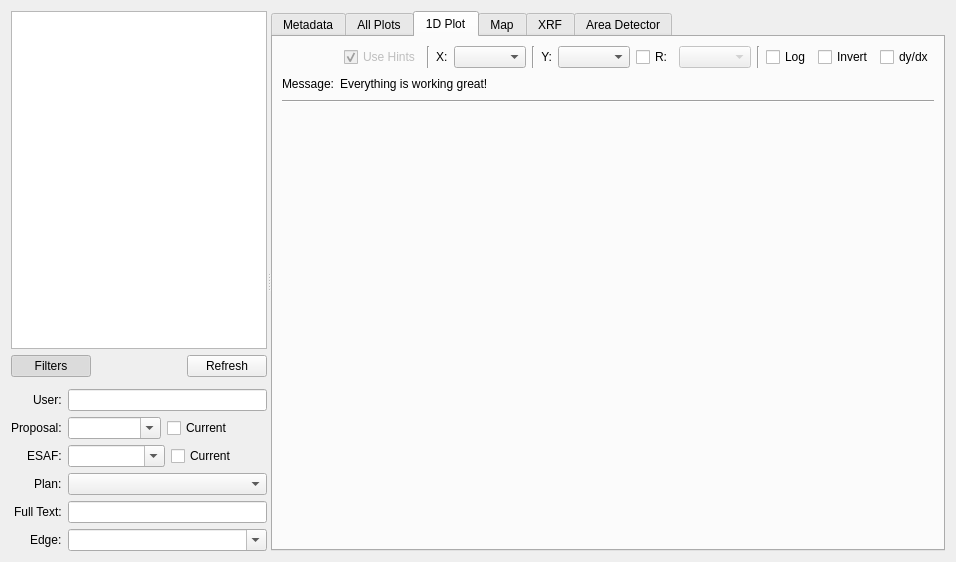
<?xml version="1.0" encoding="UTF-8"?>
<ui version="4.0">
 <class>Form</class>
 <widget class="QWidget" name="Form">
  <property name="geometry">
   <rect>
    <x>0</x>
    <y>0</y>
    <width>956</width>
    <height>562</height>
   </rect>
  </property>
  <property name="windowTitle">
   <string>Run Browser</string>
  </property>
  <layout class="QVBoxLayout" name="verticalLayout_3">
   <item>
    <widget class="QSplitter" name="splitter">
     <property name="orientation">
      <enum>Qt::Horizontal</enum>
     </property>
     <widget class="QWidget" name="verticalLayoutWidget">
      <layout class="QVBoxLayout" name="verticalLayout_2" stretch="1,0,0">
       <item>
        <widget class="QTableView" name="run_tableview">
         <property name="sizePolicy">
          <sizepolicy hsizetype="Preferred" vsizetype="Expanding">
           <horstretch>1</horstretch>
           <verstretch>0</verstretch>
          </sizepolicy>
         </property>
         <property name="maximumSize">
          <size>
           <width>16777215</width>
           <height>16777215</height>
          </size>
         </property>
         <property name="baseSize">
          <size>
           <width>100</width>
           <height>0</height>
          </size>
         </property>
        </widget>
       </item>
       <item>
        <layout class="QHBoxLayout" name="filters_button_layout">
         <property name="spacing">
          <number>0</number>
         </property>
         <property name="topMargin">
          <number>0</number>
         </property>
         <item>
          <widget class="QPushButton" name="filters_button">
           <property name="text">
            <string>Filters</string>
           </property>
           <property name="checkable">
            <bool>true</bool>
           </property>
           <property name="checked">
            <bool>true</bool>
           </property>
          </widget>
         </item>
         <item>
          <spacer name="horizontalSpacer">
           <property name="orientation">
            <enum>Qt::Horizontal</enum>
           </property>
           <property name="sizeHint" stdset="0">
            <size>
             <width>40</width>
             <height>20</height>
            </size>
           </property>
          </spacer>
         </item>
         <item>
          <widget class="QPushButton" name="pushButton">
           <property name="text">
            <string>Refresh</string>
           </property>
          </widget>
         </item>
        </layout>
       </item>
       <item>
        <widget class="QWidget" name="filters_widget" native="true">
         <layout class="QVBoxLayout" name="verticalLayout_4">
          <property name="leftMargin">
           <number>0</number>
          </property>
          <property name="topMargin">
           <number>0</number>
          </property>
          <property name="rightMargin">
           <number>0</number>
          </property>
          <property name="bottomMargin">
           <number>0</number>
          </property>
          <item>
           <layout class="QFormLayout" name="filters_layout">
            <property name="labelAlignment">
             <set>Qt::AlignRight|Qt::AlignTrailing|Qt::AlignVCenter</set>
            </property>
            <property name="topMargin">
             <number>6</number>
            </property>
            <item row="0" column="0">
             <widget class="QLabel" name="label">
              <property name="text">
               <string>User:</string>
              </property>
             </widget>
            </item>
            <item row="0" column="1">
             <widget class="QLineEdit" name="lineEdit"/>
            </item>
            <item row="1" column="0">
             <widget class="QLabel" name="label_2">
              <property name="text">
               <string>Proposal:</string>
              </property>
             </widget>
            </item>
            <item row="1" column="1">
             <layout class="QHBoxLayout" name="horizontalLayout_2">
              <item>
               <widget class="QComboBox" name="proposal_combobox">
                <property name="sizePolicy">
                 <sizepolicy hsizetype="Preferred" vsizetype="Expanding">
                  <horstretch>0</horstretch>
                  <verstretch>0</verstretch>
                 </sizepolicy>
                </property>
                <property name="editable">
                 <bool>true</bool>
                </property>
               </widget>
              </item>
              <item>
               <widget class="QCheckBox" name="proposal_current_checkbox">
                <property name="sizePolicy">
                 <sizepolicy hsizetype="Minimum" vsizetype="Minimum">
                  <horstretch>0</horstretch>
                  <verstretch>0</verstretch>
                 </sizepolicy>
                </property>
                <property name="minimumSize">
                 <size>
                  <width>100</width>
                  <height>0</height>
                 </size>
                </property>
                <property name="text">
                 <string>Current</string>
                </property>
               </widget>
              </item>
             </layout>
            </item>
            <item row="2" column="0">
             <widget class="QLabel" name="label_3">
              <property name="text">
               <string>ESAF:</string>
              </property>
             </widget>
            </item>
            <item row="2" column="1">
             <layout class="QHBoxLayout" name="horizontalLayout_3">
              <item>
               <widget class="QComboBox" name="esaf_combobox">
                <property name="editable">
                 <bool>true</bool>
                </property>
               </widget>
              </item>
              <item>
               <widget class="QCheckBox" name="esaf_current_checkbox">
                <property name="text">
                 <string>Current</string>
                </property>
                <property name="checkable">
                 <bool>true</bool>
                </property>
                <property name="autoRepeat">
                 <bool>false</bool>
                </property>
               </widget>
              </item>
             </layout>
            </item>
            <item row="3" column="0">
             <widget class="QLabel" name="label_4">
              <property name="text">
               <string>Plan:</string>
              </property>
             </widget>
            </item>
            <item row="3" column="1">
             <widget class="QComboBox" name="comboBox_3"/>
            </item>
            <item row="4" column="0">
             <widget class="QLabel" name="label_5">
              <property name="text">
               <string>Full Text:</string>
              </property>
             </widget>
            </item>
            <item row="4" column="1">
             <widget class="QLineEdit" name="lineEdit_2"/>
            </item>
            <item row="5" column="0">
             <widget class="QLabel" name="label_6">
              <property name="text">
               <string>Edge:</string>
              </property>
             </widget>
            </item>
            <item row="5" column="1">
             <widget class="QComboBox" name="comboBox_4">
              <property name="editable">
               <bool>true</bool>
              </property>
             </widget>
            </item>
           </layout>
          </item>
         </layout>
        </widget>
       </item>
      </layout>
     </widget>
     <widget class="QTabWidget" name="tabWidget">
      <property name="enabled">
       <bool>true</bool>
      </property>
      <property name="sizePolicy">
       <sizepolicy hsizetype="Expanding" vsizetype="Expanding">
        <horstretch>5</horstretch>
        <verstretch>0</verstretch>
       </sizepolicy>
      </property>
      <property name="currentIndex">
       <number>2</number>
      </property>
      <widget class="QWidget" name="metadata_tab">
       <attribute name="title">
        <string>Metadata</string>
       </attribute>
       <layout class="QVBoxLayout" name="verticalLayout">
        <item>
         <widget class="QPlainTextEdit" name="metadata_textedit">
          <property name="font">
           <font>
            <family>Monospace</family>
           </font>
          </property>
          <property name="readOnly">
           <bool>true</bool>
          </property>
          <property name="plainText">
           <string/>
          </property>
          <property name="placeholderText">
           <string>Select a run from the table on the left to view metadata.</string>
          </property>
         </widget>
        </item>
       </layout>
      </widget>
      <widget class="QWidget" name="all_plots_tab">
       <property name="enabled">
        <bool>false</bool>
       </property>
       <attribute name="title">
        <string>All Plots</string>
       </attribute>
       <layout class="QVBoxLayout" name="verticalLayout_5">
        <item>
         <widget class="QCheckBox" name="checkBox">
          <property name="text">
           <string>Use Hints</string>
          </property>
          <property name="checked">
           <bool>true</bool>
          </property>
         </widget>
        </item>
        <item>
         <widget class="QScrollArea" name="scrollArea_2">
          <property name="widgetResizable">
           <bool>true</bool>
          </property>
          <widget class="QWidget" name="scrollAreaWidgetContents_2">
           <property name="geometry">
            <rect>
             <x>0</x>
             <y>0</y>
             <width>652</width>
             <height>464</height>
            </rect>
           </property>
           <layout class="QGridLayout" name="gridLayout_2">
            <item row="1" column="1">
             <widget class="QWidget" name="widget_6" native="true"/>
            </item>
            <item row="0" column="0">
             <widget class="QWidget" name="widget" native="true"/>
            </item>
            <item row="1" column="0">
             <widget class="QWidget" name="widget_3" native="true"/>
            </item>
            <item row="0" column="1">
             <widget class="QWidget" name="widget_2" native="true"/>
            </item>
            <item row="0" column="2">
             <widget class="QWidget" name="widget_4" native="true"/>
            </item>
            <item row="1" column="2">
             <widget class="QWidget" name="widget_5" native="true"/>
            </item>
           </layout>
          </widget>
         </widget>
        </item>
       </layout>
      </widget>
      <widget class="QWidget" name="plot_1d_tab">
       <property name="enabled">
        <bool>true</bool>
       </property>
       <attribute name="title">
        <string>1D Plot</string>
       </attribute>
       <layout class="QVBoxLayout" name="verticalLayout_6">
        <item>
         <layout class="QHBoxLayout" name="horizontalLayout">
          <item>
           <spacer name="horizontalSpacer_2">
            <property name="orientation">
             <enum>Qt::Horizontal</enum>
            </property>
            <property name="sizeHint" stdset="0">
             <size>
              <width>40</width>
              <height>20</height>
             </size>
            </property>
           </spacer>
          </item>
          <item>
           <widget class="QCheckBox" name="checkBox_2">
            <property name="enabled">
             <bool>false</bool>
            </property>
            <property name="text">
             <string>Use Hints</string>
            </property>
            <property name="checked">
             <bool>true</bool>
            </property>
           </widget>
          </item>
          <item>
           <widget class="Line" name="line_3">
            <property name="orientation">
             <enum>Qt::Vertical</enum>
            </property>
           </widget>
          </item>
          <item>
           <layout class="QHBoxLayout" name="horizontalLayout_6">
            <item>
             <widget class="QLabel" name="signal_x_label">
              <property name="text">
               <string>X:</string>
              </property>
             </widget>
            </item>
            <item>
             <widget class="QComboBox" name="signal_x_combobox"/>
            </item>
           </layout>
          </item>
          <item>
           <widget class="Line" name="line">
            <property name="orientation">
             <enum>Qt::Vertical</enum>
            </property>
           </widget>
          </item>
          <item>
           <layout class="QHBoxLayout" name="horizontalLayout_5">
            <item>
             <widget class="QLabel" name="label_7">
              <property name="text">
               <string>Y:</string>
              </property>
              <property name="alignment">
               <set>Qt::AlignRight|Qt::AlignTrailing|Qt::AlignVCenter</set>
              </property>
             </widget>
            </item>
            <item>
             <widget class="QComboBox" name="signal_y_combobox"/>
            </item>
           </layout>
          </item>
          <item>
           <layout class="QHBoxLayout" name="horizontalLayout_4">
            <item>
             <widget class="QCheckBox" name="signal_r_checkbox">
              <property name="enabled">
               <bool>true</bool>
              </property>
              <property name="text">
               <string>R:</string>
              </property>
              <property name="checked">
               <bool>false</bool>
              </property>
             </widget>
            </item>
            <item>
             <widget class="QComboBox" name="signal_r_combobox">
              <property name="enabled">
               <bool>false</bool>
              </property>
             </widget>
            </item>
           </layout>
          </item>
          <item>
           <widget class="Line" name="line_2">
            <property name="orientation">
             <enum>Qt::Vertical</enum>
            </property>
           </widget>
          </item>
          <item>
           <widget class="QCheckBox" name="logarithm_checkbox">
            <property name="enabled">
             <bool>true</bool>
            </property>
            <property name="text">
             <string>Log</string>
            </property>
           </widget>
          </item>
          <item>
           <widget class="QCheckBox" name="invert_checkbox">
            <property name="enabled">
             <bool>true</bool>
            </property>
            <property name="text">
             <string>Invert</string>
            </property>
           </widget>
          </item>
          <item>
           <widget class="QCheckBox" name="gradient_checkbox">
            <property name="enabled">
             <bool>true</bool>
            </property>
            <property name="text">
             <string>dy/dx</string>
            </property>
           </widget>
          </item>
         </layout>
        </item>
        <item>
         <layout class="QHBoxLayout" name="horizontalLayout_7">
          <item>
           <widget class="QLabel" name="label_9">
            <property name="text">
             <string>Message:</string>
            </property>
           </widget>
          </item>
          <item>
           <widget class="QLabel" name="plot_1d_message_label">
            <property name="text">
             <string>Everything is working great!</string>
            </property>
           </widget>
          </item>
          <item>
           <spacer name="horizontalSpacer_3">
            <property name="orientation">
             <enum>Qt::Horizontal</enum>
            </property>
            <property name="sizeHint" stdset="0">
             <size>
              <width>40</width>
              <height>20</height>
             </size>
            </property>
           </spacer>
          </item>
         </layout>
        </item>
        <item>
         <widget class="Line" name="line_4">
          <property name="orientation">
           <enum>Qt::Horizontal</enum>
          </property>
         </widget>
        </item>
        <item>
         <widget class="PlotWidget" name="plot_1d_view" native="true">
          <property name="sizePolicy">
           <sizepolicy hsizetype="Preferred" vsizetype="Expanding">
            <horstretch>0</horstretch>
            <verstretch>0</verstretch>
           </sizepolicy>
          </property>
         </widget>
        </item>
       </layout>
      </widget>
      <widget class="QWidget" name="map_tab">
       <property name="enabled">
        <bool>false</bool>
       </property>
       <attribute name="title">
        <string>Map</string>
       </attribute>
      </widget>
      <widget class="QWidget" name="xrf_tab">
       <property name="enabled">
        <bool>false</bool>
       </property>
       <attribute name="title">
        <string>XRF</string>
       </attribute>
      </widget>
      <widget class="QWidget" name="ad_tab">
       <property name="enabled">
        <bool>false</bool>
       </property>
       <attribute name="title">
        <string>Area Detector</string>
       </attribute>
      </widget>
     </widget>
    </widget>
   </item>
  </layout>
 </widget>
 <customwidgets>
  <customwidget>
   <class>PlotWidget</class>
   <extends>QWidget</extends>
   <header>pyqtgraph</header>
   <container>1</container>
  </customwidget>
 </customwidgets>
 <tabstops>
  <tabstop>run_tableview</tabstop>
  <tabstop>filters_button</tabstop>
  <tabstop>pushButton</tabstop>
  <tabstop>lineEdit</tabstop>
  <tabstop>proposal_combobox</tabstop>
  <tabstop>proposal_current_checkbox</tabstop>
  <tabstop>esaf_combobox</tabstop>
  <tabstop>esaf_current_checkbox</tabstop>
  <tabstop>comboBox_3</tabstop>
  <tabstop>lineEdit_2</tabstop>
  <tabstop>comboBox_4</tabstop>
  <tabstop>tabWidget</tabstop>
  <tabstop>checkBox</tabstop>
  <tabstop>scrollArea_2</tabstop>
 </tabstops>
 <resources/>
 <connections>
  <connection>
   <sender>filters_button</sender>
   <signal>toggled(bool)</signal>
   <receiver>filters_widget</receiver>
   <slot>setVisible(bool)</slot>
   <hints>
    <hint type="sourcelabel">
     <x>50</x>
     <y>341</y>
    </hint>
    <hint type="destinationlabel">
     <x>149</x>
     <y>365</y>
    </hint>
   </hints>
  </connection>
  <connection>
   <sender>esaf_current_checkbox</sender>
   <signal>toggled(bool)</signal>
   <receiver>esaf_combobox</receiver>
   <slot>setDisabled(bool)</slot>
   <hints>
    <hint type="sourcelabel">
     <x>234</x>
     <y>444</y>
    </hint>
    <hint type="destinationlabel">
     <x>123</x>
     <y>444</y>
    </hint>
   </hints>
  </connection>
  <connection>
   <sender>proposal_current_checkbox</sender>
   <signal>toggled(bool)</signal>
   <receiver>proposal_combobox</receiver>
   <slot>setDisabled(bool)</slot>
   <hints>
    <hint type="sourcelabel">
     <x>234</x>
     <y>411</y>
    </hint>
    <hint type="destinationlabel">
     <x>123</x>
     <y>411</y>
    </hint>
   </hints>
  </connection>
  <connection>
   <sender>signal_r_checkbox</sender>
   <signal>toggled(bool)</signal>
   <receiver>signal_r_combobox</receiver>
   <slot>setEnabled(bool)</slot>
   <hints>
    <hint type="sourcelabel">
     <x>657</x>
     <y>61</y>
    </hint>
    <hint type="destinationlabel">
     <x>741</x>
     <y>61</y>
    </hint>
   </hints>
  </connection>
 </connections>
</ui>
